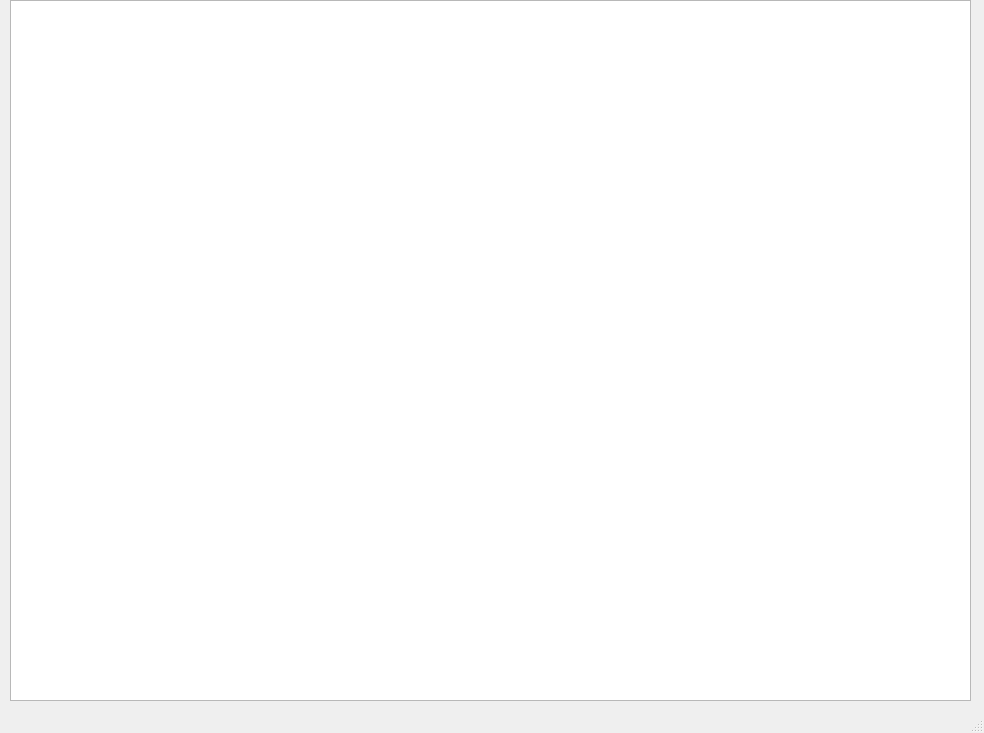
<?xml version="1.0" encoding="UTF-8"?>
<ui version="4.0">
 <class>MainWindow</class>
 <widget class="QMainWindow" name="MainWindow">
  <property name="geometry">
   <rect>
    <x>0</x>
    <y>0</y>
    <width>984</width>
    <height>733</height>
   </rect>
  </property>
  <property name="windowTitle">
   <string>MainWindow</string>
  </property>
  <widget class="QWidget" name="centralwidget">
   <widget class="QWidget" name="horizontalLayoutWidget">
    <property name="geometry">
     <rect>
      <x>10</x>
      <y>0</y>
      <width>961</width>
      <height>701</height>
     </rect>
    </property>
    <layout class="QHBoxLayout" name="horizontalLayout">
     <item>
      <widget class="QTableView" name="view"/>
     </item>
    </layout>
   </widget>
  </widget>
  <widget class="QStatusBar" name="statusbar"/>
 </widget>
 <resources/>
 <connections/>
</ui>
